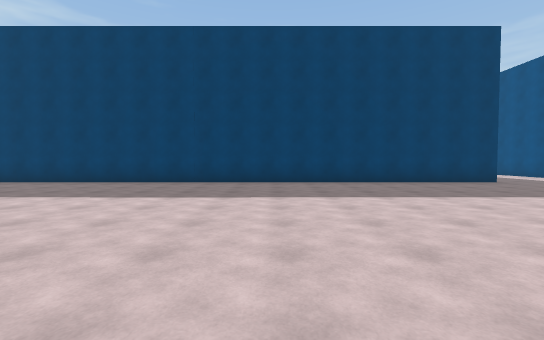
[1] (above)

24 first-person views from a walk through a scene from a Unity 3-D project. The camera is 1.4 m above the floor, tilts 2° down and sees 90° across. The floor is counted in squares, 2 m on a side. Each view is taken from the middle of a square. On the plan, view 1 faces up. The plan holds only what a view shows up to about 9 squares ahead; the rest is blank. The place goes on beyond the plan. The player is left out. Surface patterns are stand-ins for the level's own textures.

[2]
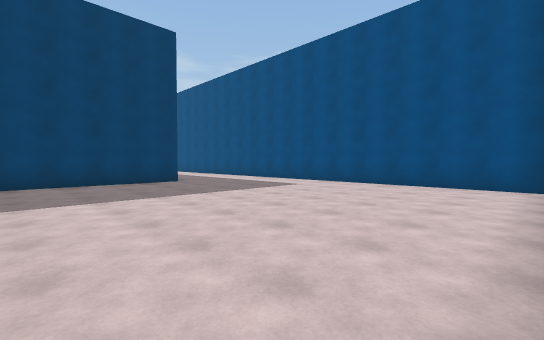

[3]
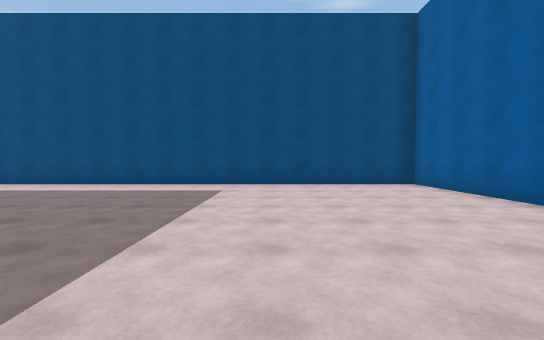

[4]
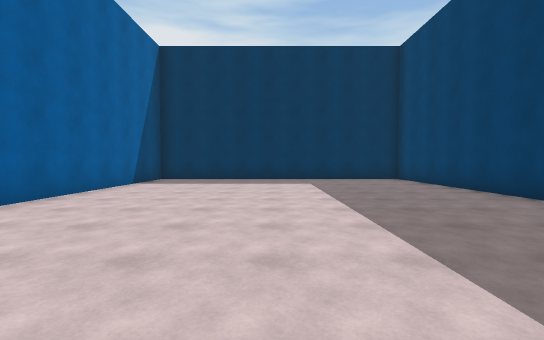

[5]
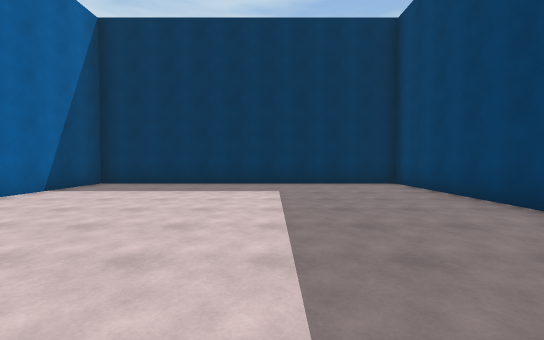

[6]
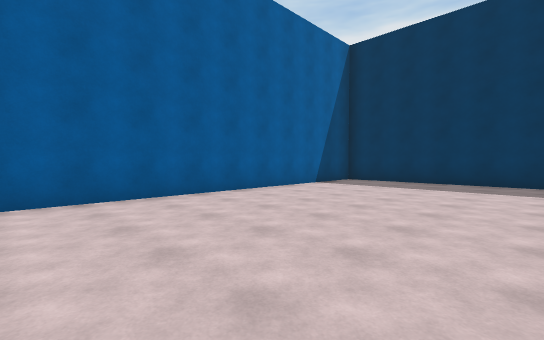

[7]
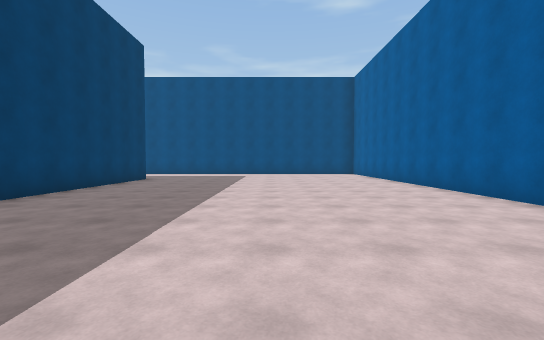

[8]
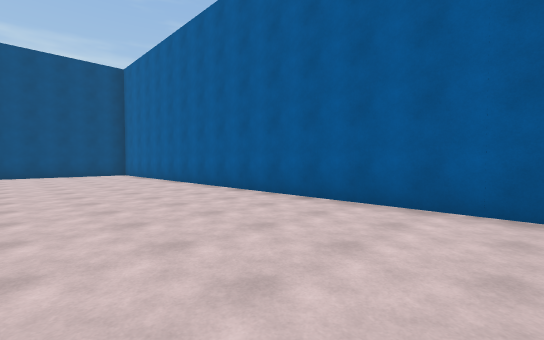

[9]
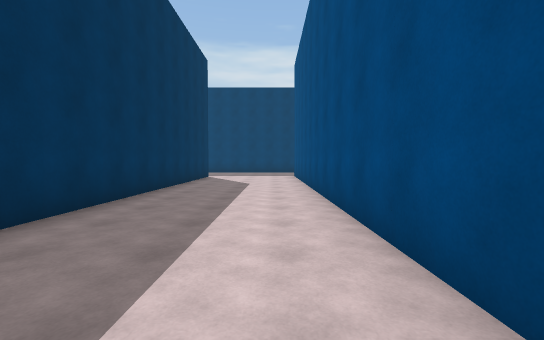

[10]
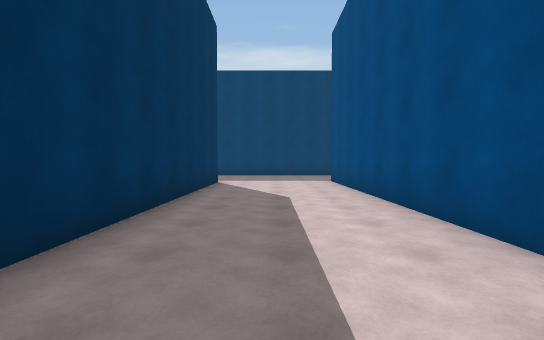

[11]
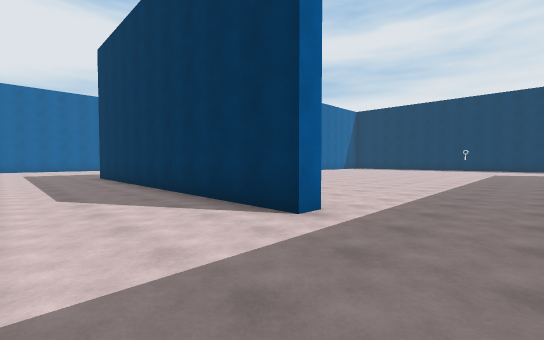

[12]
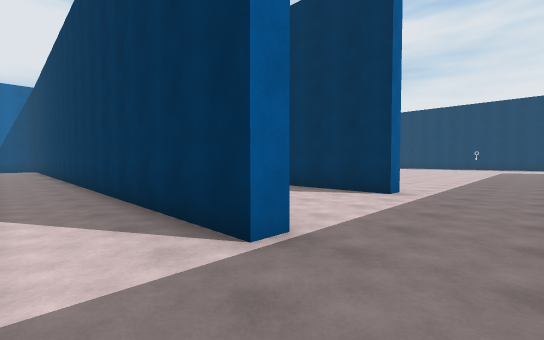

[13]
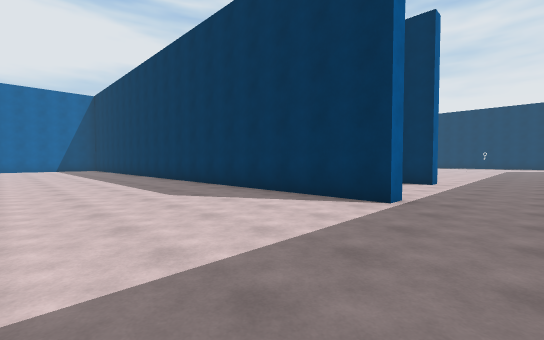

[14]
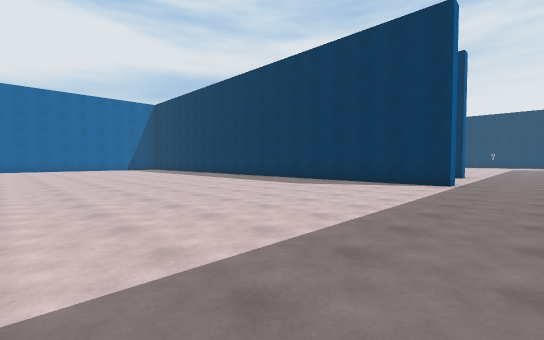

[15]
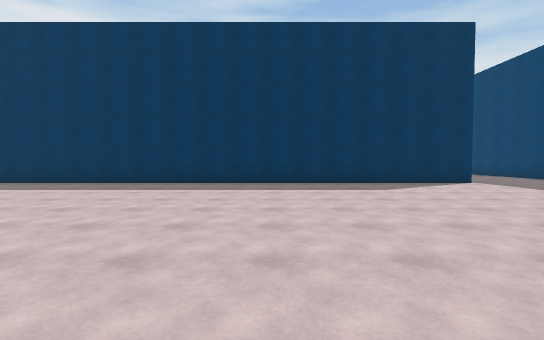

[16]
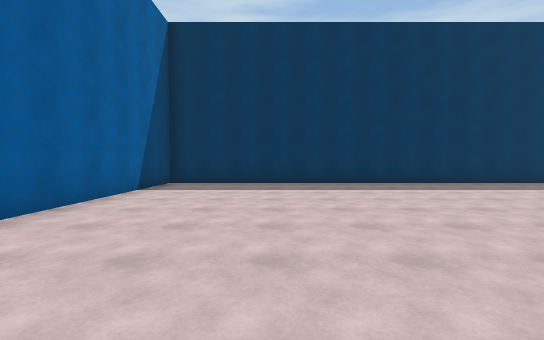

[17]
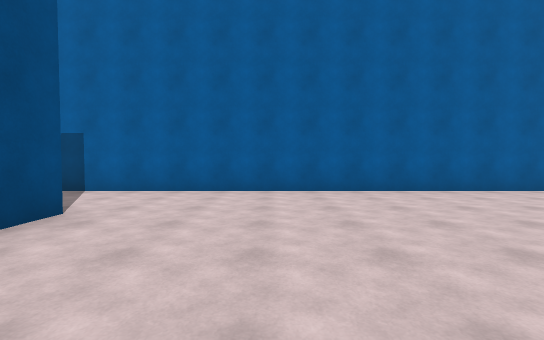

[18]
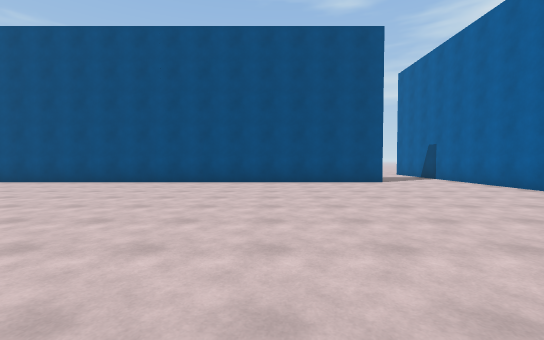

[19]
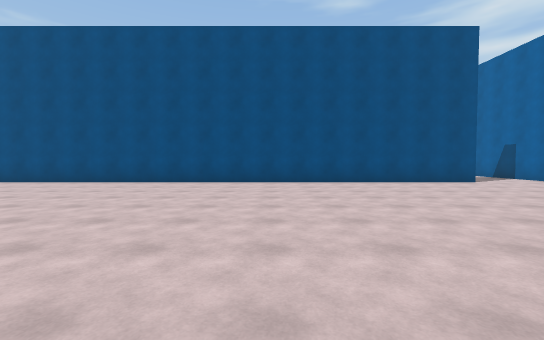

[20]
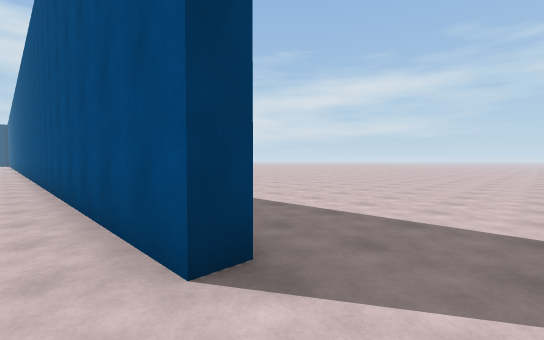

[21]
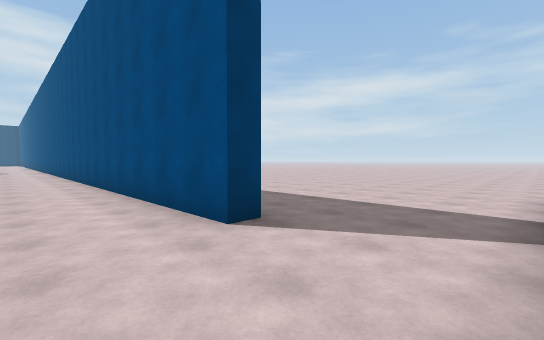

[22]
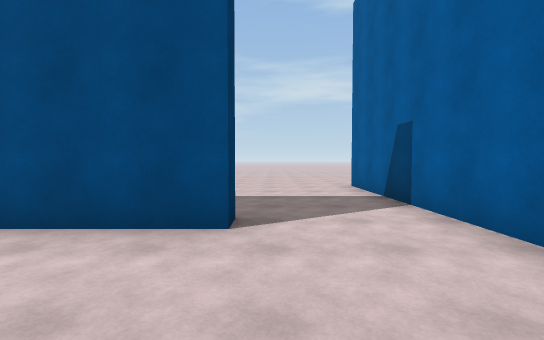

[23]
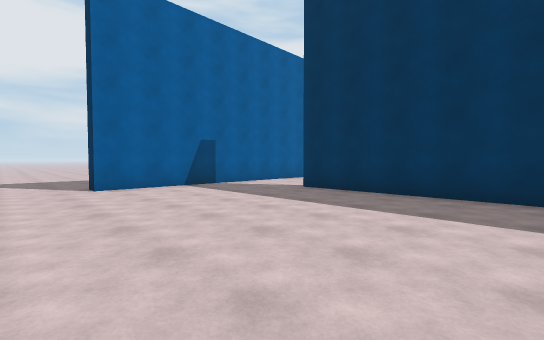

[24]
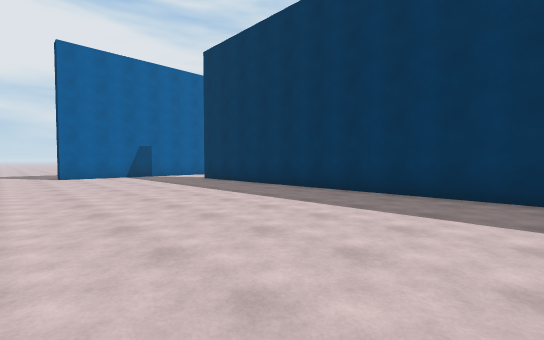

### Floor plan
Points are (right, up) in squares from view 1. A wall is a line through its corners. A room is listed if a view was taken in it or the views show most of it. See-through windows are left out.
Room 1 (views 1, 2, 3, 4, 5, 6, 7, 8, 9, 10, 11)
walls: (7.3, 8.7) (-12.2, 8.8) (-12.2, -0.2) (11, -0.2) (11, 19.2) (11.5, 19.2); (6.6, 18.8) (7.3, 18.8) (7.2, 9.6)
ways out: opening at (11, 20.5) to room 2; opening at (7, 20)
Room 2 (views 12, 13, 14, 15, 16, 17, 18, 19, 20, 21, 22, 23, 24)
walls: (23.2, 12.1) (23.2, 2.4) (22.8, 2.4) (22.8, 17.9); (11.5, 19.2) (11.5, -0.2) (27.5, -0.2)
ways out: opening at (11, 20.5) to room 1; opening at (28.5, -1)

Where each view was taken, in squares from view 1:
view 1: 0 up, 0 right, facing up
view 2: 0 up, 3 right, facing up-right
view 3: 4 up, 3 right, facing right
view 4: 4 up, 2 left, facing left
view 5: 5 up, 4 left, facing left
view 6: 5 up, 3 left, facing down-left
view 7: 4 up, 3 left, facing right
view 8: 4 up, 3 left, facing down-right
view 9: 7 up, 10 right, facing up
view 10: 10 up, 9 right, facing up
view 11: 21 up, 10 right, facing down-left
view 12: 21 up, 13 right, facing down-left
view 13: 21 up, 16 right, facing down-left
view 14: 21 up, 20 right, facing down-left
view 15: 13 up, 20 right, facing left
view 16: 3 up, 20 right, facing left
view 17: 6 up, 20 right, facing down
view 18: 6 up, 14 right, facing right
view 19: 9 up, 14 right, facing right
view 20: 1 up, 22 right, facing up-right
view 21: 0 up, 21 right, facing up-right
view 22: 2 up, 20 right, facing right
view 23: 7 up, 29 right, facing down-left
view 24: 12 up, 29 right, facing down-left
